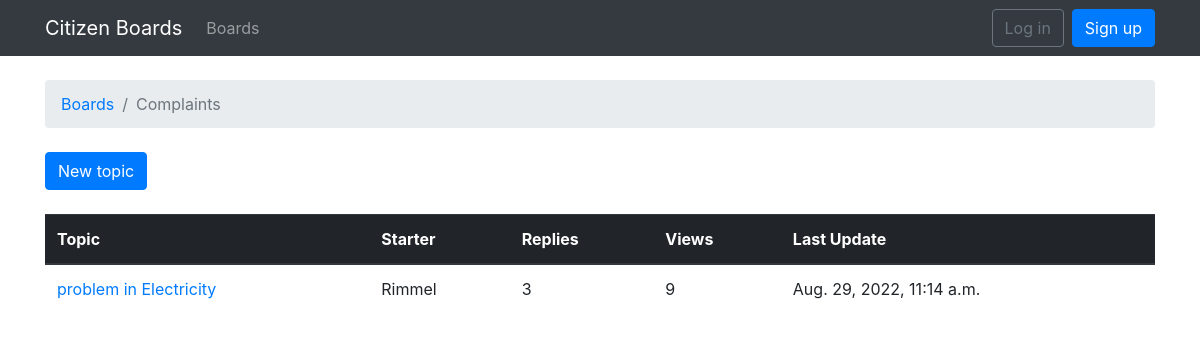
The page /boards/9/ on the database its author committed.
### boards/models.py (models this page shows, shortened)
class Board(models.Model):
    name = models.CharField(max_length=30, unique=True)
    description = models.CharField(max_length=100)

class Topic(models.Model):
    subject = models.CharField(max_length=255)
    last_updated = models.DateTimeField(auto_now_add=True)
    board = models.ForeignKey(Board, related_name='topics',on_delete = models.CASCADE)
    starter = models.ForeignKey(User, related_name='topics',on_delete = models.CASCADE)
    last_updated = models.DateTimeField(auto_now_add = True)
    views = models.PositiveIntegerField(default=0)

### boards/views.py (the view)
# urls.py: re_path(r'^boards/(?P<pk>\d+)/$', views.board_topics,name = 'board_topics'),
def board_topics(request, pk):
    board = get_object_or_404(Board,pk = pk)
    topics = board.topics.order_by('-last_updated').annotate(replies=Count('posts') - 1)
    return render(request, 'topics.html', {'board': board, 'topics': topics})

### templates/topics.html (shortened to what this page needs)
{% extends 'base.html' %}
{% block breadcrumb %}
  <li class="breadcrumb-item"><a href="{% url 'home' %}">Boards</a></li>
  <li class="breadcrumb-item active">{{ board.name }}</li>
{% endblock %}
{% block content %}
  <div class="mb-4">
    <a href="{% url 'new_topics' board.pk %}" class="btn btn-primary">New topic</a>
  </div>
  <table class="table">
    <thead class="thead-dark">
      <tr>
        <th>Topic</th>
        <th>Starter</th>
        <th>Replies</th>
        <th>Views</th>
        <th>Last Update</th>
      </tr>
    </thead>
    <tbody>
      {% for topic in topics %}
        <tr>
          <td><a href="{% url 'topic_posts' board.pk topic.pk %}">{{ topic.subject }}</a></td>
          <td>{{ topic.starter.username }}</td>
          <td>{{ topic.replies }}</td>
          <td>{{ topic.views }}</td>
          <td>{{ topic.last_updated }}</td>
        </tr>
      {% endfor %}
    </tbody>
  </table>
{% endblock %}

### rows shown on the page
Board: name "Complaints"
Topic: subject "problem in Electricity", starter.username "Rimmel", replies "3", views "9", last_updated "Aug. 29, 2022, 11:14 a.m."
